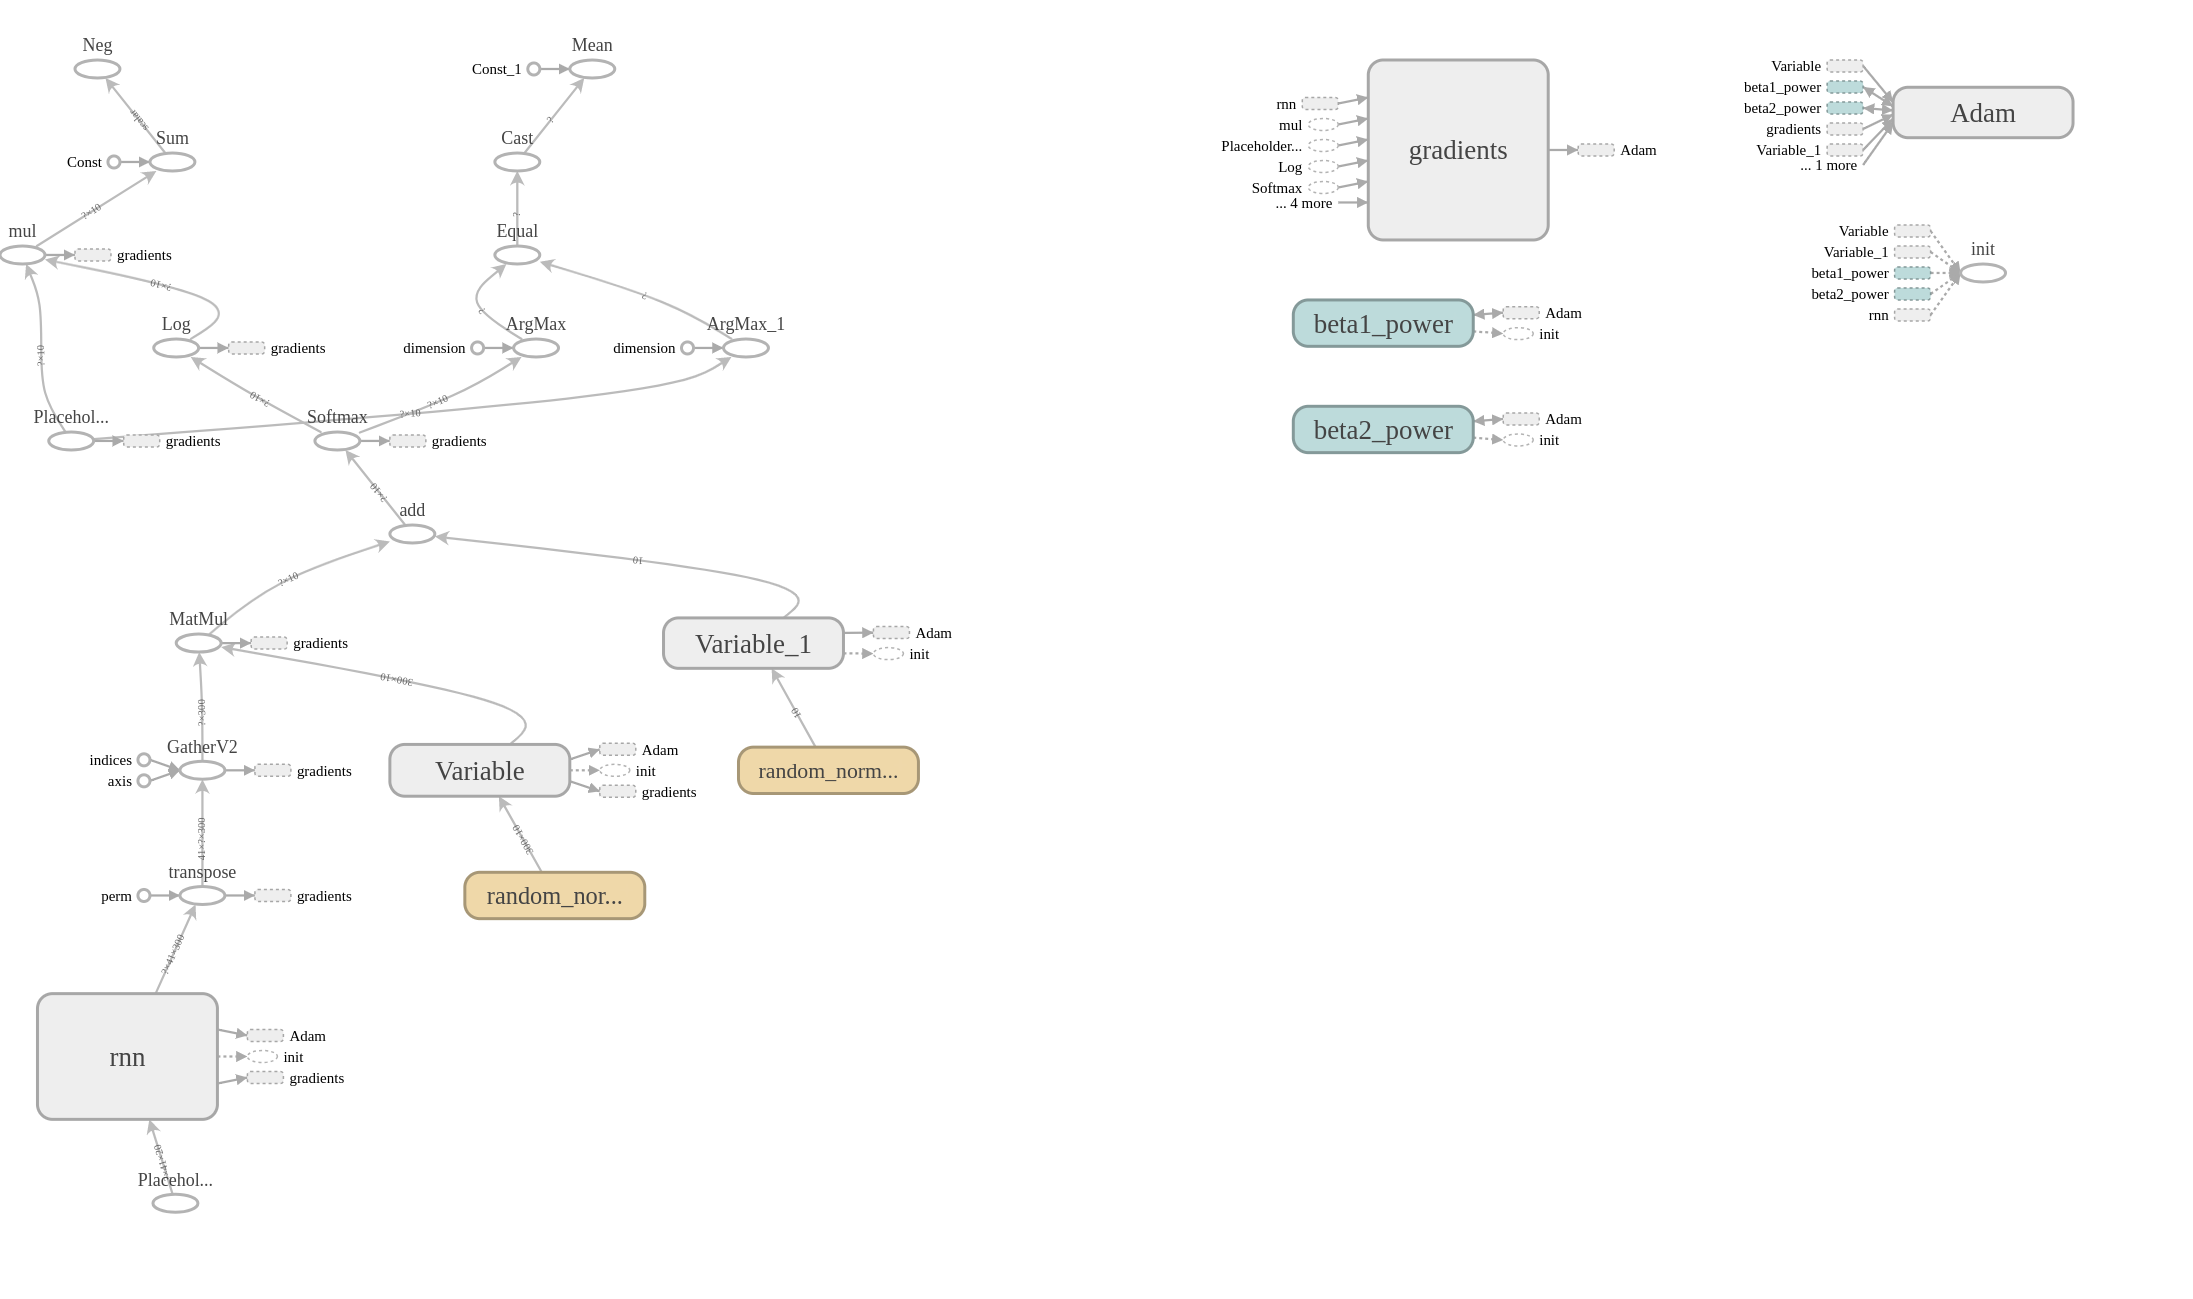

Write the Python code that produced this figure.
import glob
import os
import librosa
import matplotlib.pyplot as plt
import tensorflow as tf
from tensorflow.python.ops import rnn, rnn_cell
import numpy as np
from tensorflow.contrib import cudnn_rnn

plt.style.use('ggplot')


def windows(data, window_size):
    start = 0
    while start < len(data):
        yield int(start), int(start + window_size)
        start += (window_size / 2)


def extract_features(parent_dir, sub_dirs, file_ext="*.wav", bands=20, frames=41):
    window_size = 512 * (frames - 1)
    mfccs = []
    labels = []
    for l, sub_dir in enumerate(sub_dirs):
        for fn in glob.glob(os.path.join(parent_dir, sub_dir, file_ext)):
            print(fn)
            sound_clip, s = librosa.load(fn)
            label = fn.split('/')[3].split('-')[1]
            for (start, end) in windows(sound_clip, window_size):
                if(len(sound_clip[start:end]) == window_size):
                    signal = sound_clip[start:end]
                    mfcc = librosa.feature.mfcc(y=signal, sr=s, n_mfcc=bands).T.flatten()[:, np.newaxis].T
                    mfccs.append(mfcc)
                    labels.append(label)
    features = np.asarray(mfccs).reshape(len(mfccs), frames, bands)
    return np.array(features), np.array(labels, dtype=np.int)


def one_hot_encode(labels):
    n_labels = len(labels)
    n_unique_labels = len(np.unique(labels))
    one_hot_encode = np.zeros((n_labels, n_unique_labels))
    one_hot_encode[np.arange(n_labels), labels] = 1
    return one_hot_encode


parent_dir = 'UrbanSound8K/audio/'
sub_dirs = ['fold1', 'fold2', 'fold3',
            'fold4', 'fold5', 'fold6',
            'fold7', 'fold8', 'fold9',
            'fold10']
features, labels = extract_features(parent_dir, sub_dirs)
labels = one_hot_encode(labels)


rnd_indices = np.random.rand(len(labels)) < 0.70

tr_features = features[rnd_indices]
tr_labels = labels[rnd_indices]
ts_features = features[~rnd_indices]
ts_labels = labels[~rnd_indices]


tf.reset_default_graph()

learning_rate = 0.01
training_iters = 1000
batch_size = 50
display_step = 200

# Network Parameters
n_input = 20
n_steps = 41
n_hidden = 300
n_classes = 10

x = tf.placeholder("float", [None, n_steps, n_input])
y = tf.placeholder("float", [None, n_classes])

weight = tf.Variable(tf.random_normal([n_hidden, n_classes]))
bias = tf.Variable(tf.random_normal([n_classes]))
epoch = 2000


def RNN(x, weight, bias):
    cell = rnn_cell.LSTMCell(num_units=n_hidden)
    # cells = rnn_cell.MultiRNNCell(cell)
    output, state = tf.nn.dynamic_rnn(cell, x, dtype=tf.float32)
    output = tf.transpose(output, [1, 0, 2])
    last = tf.gather(output, int(output.get_shape()[0]) - 1)
    return tf.nn.softmax(tf.matmul(last, weight) + bias)


prediction = RNN(x, weight, bias)

# Define loss and optimizer
loss_f = -tf.reduce_sum(y * tf.log(prediction))
optimizer = tf.train.AdamOptimizer(learning_rate=learning_rate).minimize(loss_f)

# Evaluate model
correct_pred = tf.equal(tf.argmax(prediction, 1), tf.argmax(y, 1))
accuracy = tf.reduce_mean(tf.cast(correct_pred, tf.float32))

# Initializing the variables
init = tf.global_variables_initializer()


# In[ ]:


with tf.Session() as session:
    writer = tf.summary.FileWriter('graphs/rnn/', session.graph)
    session.run(init)
    for itr in range(training_iters):
        offset = (itr * batch_size) % (tr_labels.shape[0] - batch_size)
        batch_x = tr_features[offset:(offset + batch_size), :, :]
        batch_y = tr_labels[offset:(offset + batch_size), :]
        _, c = session.run([optimizer, loss_f], feed_dict={x: batch_x, y: batch_y})

        if epoch % display_step == 0:
            # Calculate batch accuracy
            acc = session.run(accuracy, feed_dict={x: batch_x, y: batch_y})
            # Calculate batch loss
            loss = session.run(loss_f, feed_dict={x: batch_x, y: batch_y})
            print("Iter " + str(epoch) + ", Minibatch Loss= " + "{:.6f}".format(loss) + ", Training Accuracy= " + "{:.5f}".format(acc))

    print('Test accuracy: ', round(session.run(accuracy, feed_dict={x: ts_features, y: ts_labels}), 3))
